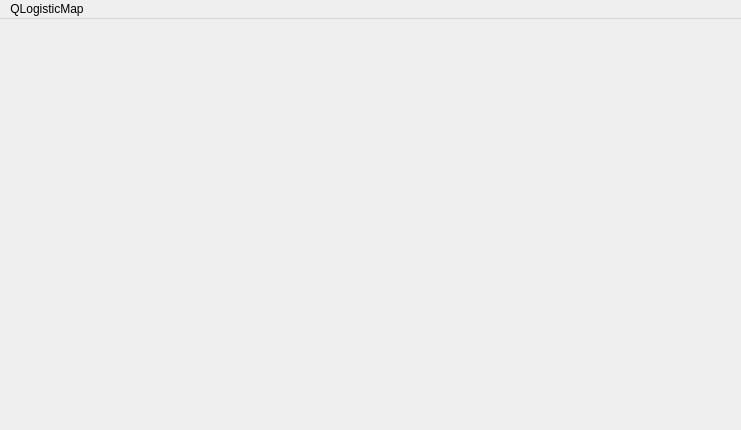
<?xml version="1.0" encoding="UTF-8"?>
<ui version="4.0">
 <class>MainWindow</class>
 <widget class="QMainWindow" name="MainWindow">
  <property name="geometry">
   <rect>
    <x>0</x>
    <y>0</y>
    <width>741</width>
    <height>430</height>
   </rect>
  </property>
  <property name="windowTitle">
   <string>MainWindow</string>
  </property>
  <widget class="QWidget" name="centralWidget">
   <widget class="LogisticMapWidget" name="lmWidget" native="true">
    <property name="geometry">
     <rect>
      <x>10</x>
      <y>10</y>
      <width>720</width>
      <height>390</height>
     </rect>
    </property>
    <property name="sizePolicy">
     <sizepolicy hsizetype="Expanding" vsizetype="Expanding">
      <horstretch>10</horstretch>
      <verstretch>10</verstretch>
     </sizepolicy>
    </property>
    <property name="sizeIncrement">
     <size>
      <width>10</width>
      <height>10</height>
     </size>
    </property>
   </widget>
  </widget>
  <widget class="QMenuBar" name="menuBar">
   <property name="geometry">
    <rect>
     <x>0</x>
     <y>0</y>
     <width>741</width>
     <height>19</height>
    </rect>
   </property>
   <widget class="QMenu" name="menuQLogisticMap">
    <property name="title">
     <string>QLogisticMap</string>
    </property>
    <addaction name="actionUpdate"/>
   </widget>
   <addaction name="menuQLogisticMap"/>
  </widget>
  <action name="actionUpdate">
   <property name="text">
    <string>Update</string>
   </property>
  </action>
 </widget>
 <layoutdefault spacing="6" margin="11"/>
 <customwidgets>
  <customwidget>
   <class>LogisticMapWidget</class>
   <extends>QWidget</extends>
   <header>LogisticMapWidget.h</header>
   <container>1</container>
  </customwidget>
 </customwidgets>
 <resources/>
 <connections/>
</ui>
